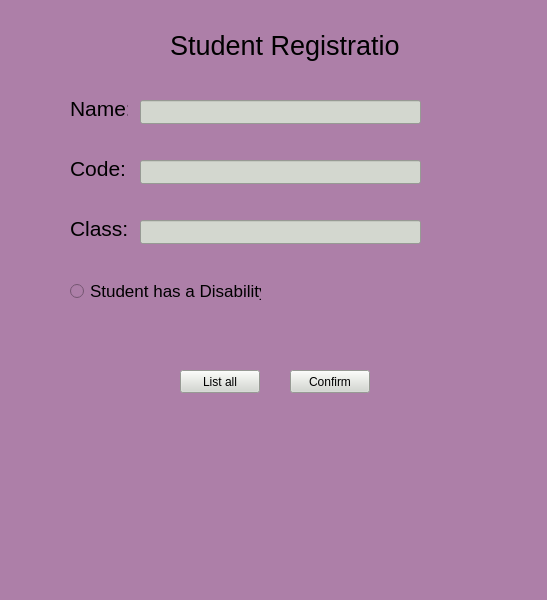
<?xml version="1.0" encoding="UTF-8"?>
<ui version="4.0">
 <class>MainWindow</class>
 <widget class="QMainWindow" name="MainWindow">
  <property name="geometry">
   <rect>
    <x>0</x>
    <y>0</y>
    <width>547</width>
    <height>600</height>
   </rect>
  </property>
  <property name="font">
   <font>
    <pointsize>16</pointsize>
   </font>
  </property>
  <property name="windowTitle">
   <string>MainWindow</string>
  </property>
  <property name="styleSheet">
   <string notr="true">background-color: rgb(173, 127, 168)</string>
  </property>
  <widget class="QWidget" name="centralwidget">
   <widget class="QLabel" name="label">
    <property name="geometry">
     <rect>
      <x>170</x>
      <y>10</y>
      <width>231</width>
      <height>71</height>
     </rect>
    </property>
    <property name="font">
     <font>
      <pointsize>20</pointsize>
      <weight>50</weight>
      <italic>false</italic>
      <bold>false</bold>
      <underline>false</underline>
      <strikeout>false</strikeout>
      <kerning>true</kerning>
     </font>
    </property>
    <property name="text">
     <string>Student Registration</string>
    </property>
   </widget>
   <widget class="QLabel" name="label_3">
    <property name="geometry">
     <rect>
      <x>70</x>
      <y>160</y>
      <width>58</width>
      <height>16</height>
     </rect>
    </property>
    <property name="font">
     <font>
      <pointsize>16</pointsize>
     </font>
    </property>
    <property name="text">
     <string>Code:</string>
    </property>
   </widget>
   <widget class="QLabel" name="label_4">
    <property name="geometry">
     <rect>
      <x>70</x>
      <y>220</y>
      <width>58</width>
      <height>16</height>
     </rect>
    </property>
    <property name="font">
     <font>
      <pointsize>16</pointsize>
     </font>
    </property>
    <property name="text">
     <string>Class:</string>
    </property>
   </widget>
   <widget class="QLabel" name="label_5">
    <property name="geometry">
     <rect>
      <x>70</x>
      <y>100</y>
      <width>58</width>
      <height>16</height>
     </rect>
    </property>
    <property name="font">
     <font>
      <pointsize>16</pointsize>
     </font>
    </property>
    <property name="text">
     <string>Name:</string>
    </property>
   </widget>
   <widget class="QLineEdit" name="lineEdit">
    <property name="geometry">
     <rect>
      <x>140</x>
      <y>100</y>
      <width>281</width>
      <height>24</height>
     </rect>
    </property>
    <property name="styleSheet">
     <string notr="true">background-color: rgb(211, 215, 207);</string>
    </property>
   </widget>
   <widget class="QLineEdit" name="lineEdit_2">
    <property name="geometry">
     <rect>
      <x>140</x>
      <y>160</y>
      <width>281</width>
      <height>24</height>
     </rect>
    </property>
    <property name="styleSheet">
     <string notr="true">background-color: rgb(211, 215, 207);</string>
    </property>
   </widget>
   <widget class="QLineEdit" name="lineEdit_3">
    <property name="geometry">
     <rect>
      <x>140</x>
      <y>220</y>
      <width>281</width>
      <height>24</height>
     </rect>
    </property>
    <property name="styleSheet">
     <string notr="true">background-color: rgb(211, 215, 207);</string>
    </property>
   </widget>
   <widget class="QPushButton" name="pushButton">
    <property name="geometry">
     <rect>
      <x>290</x>
      <y>370</y>
      <width>80</width>
      <height>23</height>
     </rect>
    </property>
    <property name="styleSheet">
     <string notr="true">background-color: rgb(211, 215, 207);</string>
    </property>
    <property name="text">
     <string>Confirm</string>
    </property>
   </widget>
   <widget class="QRadioButton" name="radioButton">
    <property name="geometry">
     <rect>
      <x>70</x>
      <y>280</y>
      <width>191</width>
      <height>22</height>
     </rect>
    </property>
    <property name="font">
     <font>
      <pointsize>13</pointsize>
      <weight>50</weight>
      <bold>false</bold>
     </font>
    </property>
    <property name="styleSheet">
     <string notr="true"/>
    </property>
    <property name="text">
     <string>Student has a Disability</string>
    </property>
   </widget>
   <widget class="QPushButton" name="pushButton_2">
    <property name="geometry">
     <rect>
      <x>180</x>
      <y>370</y>
      <width>80</width>
      <height>23</height>
     </rect>
    </property>
    <property name="styleSheet">
     <string notr="true">background-color: rgb(211, 215, 207);</string>
    </property>
    <property name="text">
     <string>List all</string>
    </property>
   </widget>
  </widget>
  <widget class="QMenuBar" name="menubar">
   <property name="geometry">
    <rect>
     <x>0</x>
     <y>0</y>
     <width>547</width>
     <height>21</height>
    </rect>
   </property>
  </widget>
  <widget class="QStatusBar" name="statusbar"/>
 </widget>
 <resources/>
 <connections/>
</ui>
